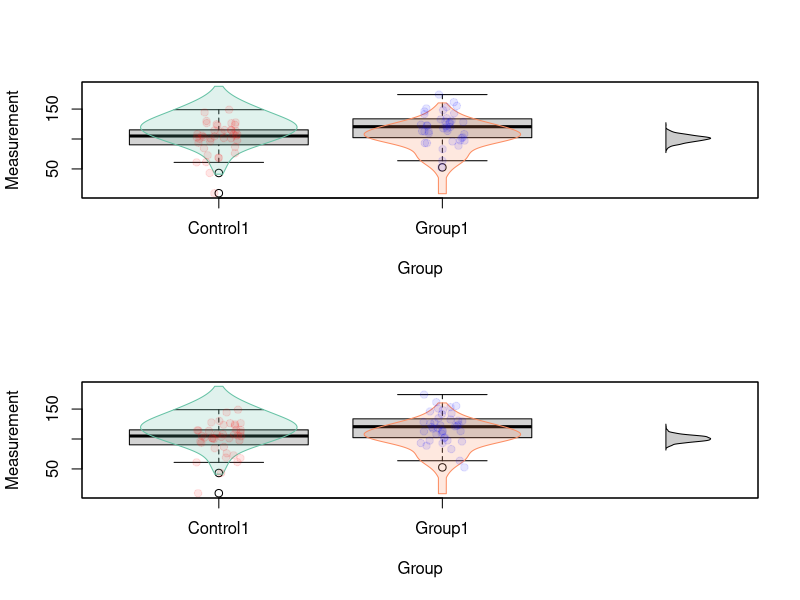

Here is the R script that generated this plot: (Note: this script raises an error after producing the figure.)
### Private functions

transparent <-  function(colour, alpha) {
  rgba.val <- col2rgb(colour, TRUE)
  t.col <- rgb(rgba.val[1, ], rgba.val[2, ], rgba.val[3, ],
               maxColorValue = 255,
               alpha = (100 - alpha * 100) * 255 / 100)
  invisible(t.col)
}

### confidence interval of a group 
CI <- function(x){
  alpha <- 0.95
  m <- mean(x) 
  sd <- sd(x)
  n <- length(x)
  se <- sd/sqrt(n)
  df <- n-1
  alpha <- 1-alpha
  t <- qt(p=alpha/2, df=df,lower.tail=F)
  me <- t * se
  c1 <- m - me
  c2 <- m + me
  print(c(c1,c2))
}

# Two group statistic functions

# Mean difference (group 2 - group 1)
stMeanDiff <- function(x1, x2) { mean(x2) - mean(x1) }

# Cohens d (group 2 - group 1)
stCohensD <- function(x1, x2){
  m1 <- mean(x1) 
  SD1 <- sd(x1)
  N1 <- length(x1)
  m2 <- mean(x2)
  SD2 <- sd(x2)
  N2 <- length(x2)
  x <- sqrt((N1 - 1) * (SD1 * SD1) * (N2 - 1) * (SD2 * SD2) / (N1 + N2 - 2))
  (m2 - m1) / x
}

# Hegens d (group 2 - group 1)

stHegensD <- function(x1, x2){
  m1 <- mean(x1) 
  SD1 <- sd(x1)
  N1 <- length(x1)
  m2 <- mean(x2)
  SD2 <- sd(x2)
  N2 <- length(x2)
  x <- sqrt((N1 - 1) * (SD1 * SD1) * (N2 - 1) * (SD2 * SD2) / (N1 + N2 - 2))
  d = (m2 - m1) / x
  d*(1-(3/(4(N1+N2)-9)))
}

#############################################################################

#' Generate differences
#' 
#' This is details
#' 
#' @param data A data frame...
#' @param effect.type Type of difference
#' 
#' @return List containing:
#' bootstrapped mean difference + confidence interval of mean difference + individual bootstrapped difference + 
#'         CI of group 1 + CI of group 2 + mean of group 1 + mean of group 2 + median of group 1 + median of group 2 +
#'         raw data
#'         
#' @export
difference <- function(data,
                       effect.type = c("unstandardised", "cohens", "hegens", "paired-diffs"),
                       #paired = FALSE, # if true calculate paired mean difference 
                       data.col = 1, group.col = 2, block.col = NULL, id.col,
                       R = 1000,
                       ci.type = "bca",
                       ...        
                       # ci.type = "bca", #default
                       # contrast = c("group 1 - group 2"), # default larger group minus small group
                       # ci.conf = 0.95,
) {
  
  call <- match.call()
  if (!is.function(effect.type))
    effect.type <- match.arg(effect.type)
  
  # Get list of groups
  groups <- unique(data[[group.col]])

  # Function to simplify writing bootstrap statistic functions  
  .wrap2GroupStatistic <- function(statisticFn) {
    if (length(groups) != 2)
      stop(sprintf("Require exactly 2 groups for effect type %s, found %d (%s)", effect.type, length(groups), paste(groups, collapse = ", ")))
    function(data, indices) {
      measurement <- data[indices, data.col]
      group <- data[indices, group.col]
      x1 <- measurement[group == groups[1]]
      x2 <- measurement[group == groups[2]]
      statisticFn(x1, x2)
    }
  }

  # Decide how to calculate the statistic
  bootstrapData <- data
  if (effect.type == "unstandardised") {
    statistic <- .wrap2GroupStatistic(stMeanDiff)
  } else if (effect.type == "cohens") {
    statistic <- .wrap2GroupStatistic(stCohensD)
  } else if (effect.type == "hegens") {
    statistic <- .wrap2GroupStatistic(stHegensD)
  } else if (effect.type == "paired-diffs") {
    if (missing(id.col)) stop("id.col must be specified when effect.type = 'paired-diffs'")
    g1 <- data[data[[group.col]] == groups[1], ]
    g2 <- data[data[[group.col]] == groups[2], ]
    # Pair on ID (don't assume they are sorted)
    g2Idx <- match(g1[[id.col]], g2[[id.col]])
    bootstrapData <- g2[[data.col]][g2Idx] - g1[[data.col]]
    statistic <- function(data, subset) {
      mean(data[subset])
    }
  } else {
    # User supplied a bootstrap statistic function
    statistic <- effect.type
  }
  
  # Bootstrap the statistic
  es <- boot::boot(bootstrapData, statistic, R = R, ...)
  
  # Calculate confidence interval
  ci <- boot::boot.ci(es, type = ci.type)
  
  # Save some parts of the CI data into the returned value (don't need values that are already there or misleading)
  es[["ci.type"]] <- ci.type
  for (cin in names(ci)) {
    if (!cin %in% c("R", "t0", "call")) {
      es[[cin]] <- ci[[cin]]
    }
  }
  # Overwrite data in result with the real data (rather than bootstrapped data, e.g. for paired-riffs)
  es$data <- data
  # Add some more stuff to the result
  es$call <- match.call()
  es$data.col <- data.col
  es$group.col <- group.col
  es$groups <- groups
  es$effect.type <- effect.type
  
  # Fill in extra information in the returned list  
  gil <- lapply(groups, function(g) { 
    grpVals <- data[[data.col]][data[[group.col]] == g]
    c(mean = mean(grpVals),
      median = median(grpVals)
    )
  })
  df <- do.call(rbind, gil)
  rownames(df) <- groups
  es$groupStatistics <- df

  # Return value has type plotES TODO decide on a name
  class(es) <- c("plotES", class(es))
  
  es
}

#' print bootstrap mean difference, bootstrapped confidence interval (R value, bootstrapped corrections"bca")
#' 
#' @export
print.plotES <- function(result, ...) {
  cat("Bootstrapped effect size\n")
  cat("Groups:\n")
  print(es$groupStatistics)
  cat(sprintf("%s effect size %g, %g%% CI (%s) %g, %g\n",
              es$effect.type, es$t0, es$bca[1], es$ci.type, es$bca[4], es$bca[5]))
}


#' Plot data with effect size
#' 
#' @param box Colour of boxplot. If FALSE or NA, boxplot is not drawn
#' @param box_fill Colour used to fill the bodies of the boxplot. If FALSE or NA, bodies are not filled
#' @param points Vector of colours used to draw data points, one colour per group. If FALSE or NA, points are not drawn
#' @param violin What type of violin plot to display. If FALSE, violin plot is not drawn
#' @param adj Value used to control violin plot smoothness.
#' 
#' 
#' @export
plotES <- function(es, 
                   box = "black", 
                   box_fill = "lightgrey", 
                   points = RColorBrewer::brewer.pal(max(3, length(es$groups)), "Set1"),
                   violin = c("left-half", "right-half", "full"),
                   violin_border = RColorBrewer::brewer.pal(max(3, length(es$groups)), "Set2"),
                   violin_fill = transparent(RColorBrewer::brewer.pal(max(3, length(es$groups)), "Set2"), .8),
                   violin_adj = 1.5,
                   violin_width = 0.35,
                   violin_trunc_at = 0.05,
                   
                   # box = TRUE,# draw boxplot 
                   # box_fill = TRUE,# fill up box colour # if false only border will be drawn 
                   # points = TRUE, #add individual data point 
                   mean = TRUE, #draw mean of the data 
                   CI = TRUE, # draw confidence interval line of the data; if, box, density, violin is TRUE, CI is FALSE
                   median_line = FALSE, # if TRUE horizontal line in median is drawn # if, box, density, violin is TRUE, median_line is FALSE
                   ef_size = TRUE, # if false do not plot effect size
                   ef_size_density = TRUE, #if true draw effect size confidence interval
                   ef_size_position = c("right", "down"),# when Gardner-Altman_plot is chosen effect size plotted right, otherwise down 
                   paired = FALSE, # if true draw lines between paired points
                   xlab = "",
                   left_ylab = "",
                   right_ylab = "",
                   bottom_ylab = "",
                   col = c("col1", "col2", "col3"), opacity = 0.6, #colour of box, violin, box border, density, col 1 = group 1, col2 = group 2, col3 = ef plot, {col = n+1, n = group no) #   
                   points_col = c("col1", "col2", "col3"), points_opacity = 0.4 # points colour 
) {
  if (!is(es, "plotES")) 
    stop("data must be a plotES object")
  if (!isFALSE(violin))
    violin <- match.arg(violin)
  
  .show <- function(what) !isFALSE(what) && !is.null(what)
  .isColour <- function(c) tryCatch(is.matrix(col2rgb(c)), error = function(e) FALSE)
  .colour <- function(what) if (isTRUE(what)) { "black" } else if (.isColour(what)) { what } else { NA }

  
  data <- es$data
  groups <- es$groups
  
  # Calculate densities for violin plots
  densities <- lapply(groups, function(g) density(data[[es$data.col]][data[[es$group.col]] == g], adj = violin_adj))
  # Normalise densities heights so they all have desired height (which becomes width)
  densities <- lapply(densities, function(d) { d$y <- d$y / max(d$y) * violin_width; d })
  # Optionally chop off the tails
  if (violin_trunc_at > 0)
    densities <- lapply(densities, function(d) { 
      keep <- which(d$y > violin_trunc_at * violin_width)
      d$y <- c(0, d$y[keep], 0)
      d$x <- c(d$x[keep[1]], d$x[keep], d$x[keep[length(keep)]])
      d
      })
  
  # Calculate plot limits
  xlim <- c(0.5, length(groups) + 0.5)
  ylim <- range(data[[es$data.col]])

  # If needed, extend y range to encompass violin plots
  if (.show(violin)) {
    for (d in densities) {
      ylim <- range(ylim, d$x)
    }
  }
  
  # If needed extend x range to encompass effect size
  if (.show(ef_size) && length(groups) == 2) {
    xlim[2] <- xlim[2] + 0.8
  }
  
  # Extend width if showing effect size on right
  
  # Prepare plot
  plot(NULL, xlim = xlim, ylim = ylim, type = "n", xaxt = "n", yaxt = "n", xlab = es$group.col, ylab = es$data.col)
  
  # Add the various components to the plot
  f <- as.formula(paste(es$data.col, "~", es$group.col))
  
  # Box plot
  if (.show(box)) {
    boxplot(f, data = data, add = TRUE, 
            col = .colour(box_fill), border = .colour(box))
  }
  # Violin plots
  if (.show(violin)) {
    for (i in seq_along(groups)) {
      d <- densities[[i]]
      col <- violin_fill[i]
      border <- violin_border[i]
      if (violin == "left-half") {
        polygon(i - d$y, d$x, col = col, border = border)
      } else if (violin == "right-half") {
        polygon(i + d$y, d$x, col = col, border = border)
      } else {
        polygon(c(i - d$y, rev(i + d$y)), c(d$x, rev(d$x)), col = col, border = border)
      }
    }
  }
  # Scatter plot of data points
  if (.show(points)) {
    stripchart(f, data = data, method = "jitter",
               pch = 19, vertical = TRUE,
               col = .colour(points),
               add = TRUE)
  }
  
  if (.show(ef_size)) {
    # If there are 2 groups..
    if (length(groups) == 2) {
      # Show it to the right
      d <- density(es$t)
      d$y <- d$y / max(d$y) * .2
      # Diff is group2 - group1, so add to group1 mean make it align with group1
      y <- es$groupStatistics[1, 1]
      polygon(d$y + 3.0, d$x + y, 
              col = transparent("black", .8), 
              border = "black")
    }
  } 
    
  
  es
}

###
# Testing

N <- 40
data <- data.frame(Measurement = c(rnorm(N, mean = 100, sd = 25),
                                   rnorm(N, mean = 100, sd = 50),
                                   rnorm(N, mean = 120, sd = 25),
                                   rnorm(N, mean = 80, sd = 50),
                                   rnorm(N, mean = 100, sd = 12),
                                   rnorm(N, mean = 100, sd = 50)),
                   Group = c(rep("Control1", N),
                             rep("Control2", N),
                             rep("Group1", N),
                             rep("Group2", N),
                             rep("Group3", N),
                             rep("Group4", N)),
                   Gender = rep(c(rep('Male', N/2), rep('Female', N/2)), 6),
                   ID = rep(1:N, 6)
                   )
# Shuffle
data <- data[sample(nrow(data)), ]

par(mfrow = c(2, 1))
es <- difference(data[data$Group %in% c("Control1", "Group1"),], data.col = "Measurement", group.col = "Group", R = 1000)
print(es)
plotES(es, points = transparent(c("red", "blue"), .9), violin = "full")

es <- difference(data[data$Group %in% c("Control1", "Group1"),], effect.type = "paired-diffs", id.col = "ID", data.col = "Measurement", group.col = "Group", R = 1000)
print(es)
plotES(es, points = transparent(c("red", "blue"), .9), violin = "full")

# library(dabestr)
# 
# two.group.unpaired <- dabest(data, Group, Measurement, 
#                              # The idx below passes "Control" as the control group, 
#                              # and "Group1" as the test group. The mean difference
#                              # will be computed as mean(Group1) - mean(Control1).
#                              idx = c("Control1", "Group1"), 
#                              paired = FALSE)
# md <- mean_diff(two.group.unpaired)
# plot(md)
# cd <- cohens_d(two.group.unpaired)
# plot(cd)

### test len data 

par(mfrow = c(2, 1))
es <- difference(len[len$male %in% c("yellow", "red"),], data.col = "length", group.col = "male", R = 5000)
print(es)
plotES(es, points = transparent(c("red", "blue"), .9), violin = "full")



es <- difference(data[data$Group %in% c("Control1", "Group1"),], effect.type = "paired-diffs", id.col = "ID", data.col = "Measurement", group.col = "Group", R = 1000)
print(es)
plotES(es, points = transparent(c("red", "blue"), .9), violin = "full")
